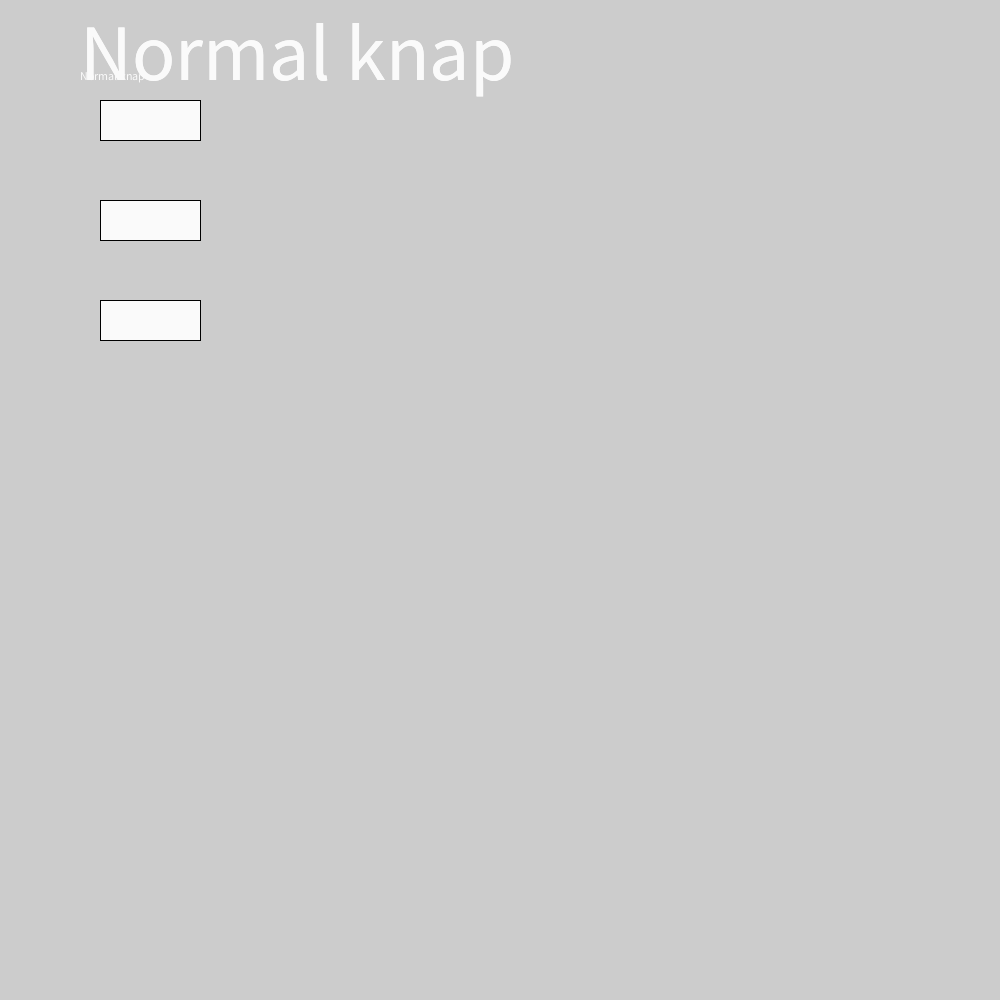
Frame 1 (no input)
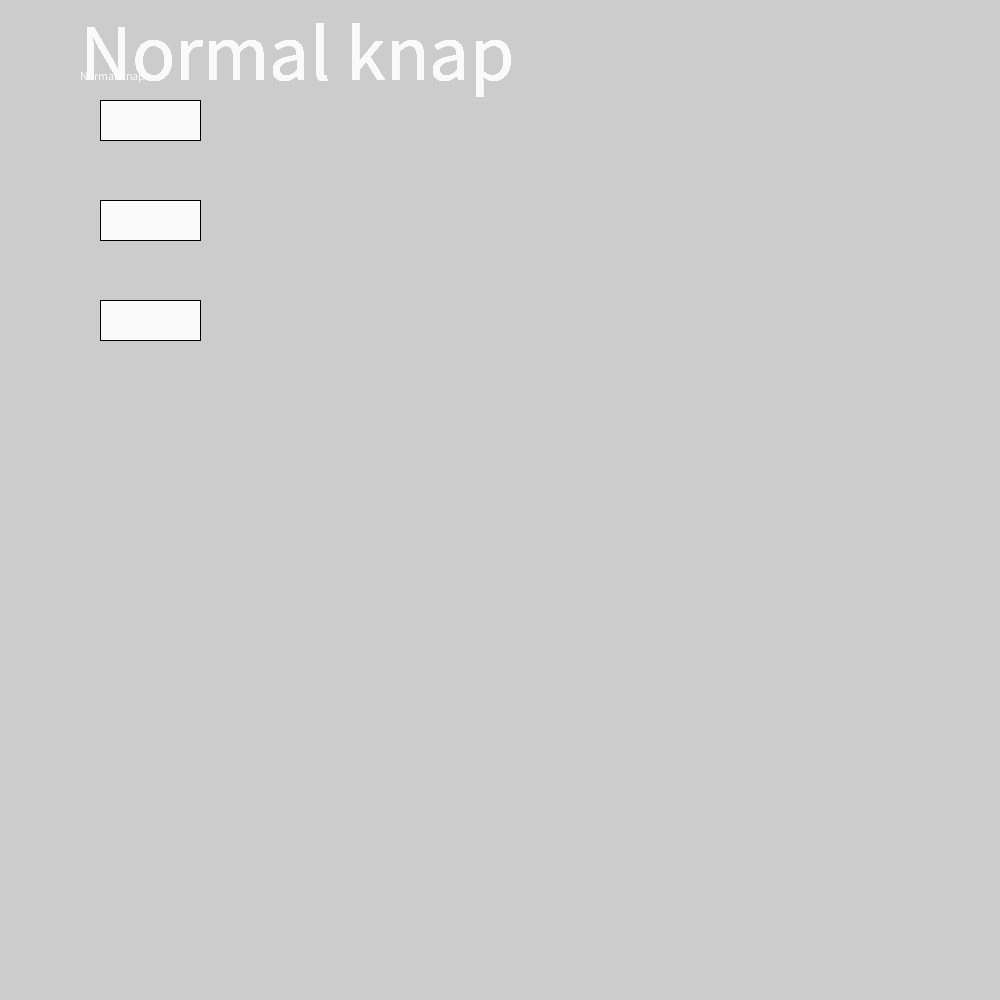
Frame 60 (the mouse pressed at the canvas centre just before this capture)
Frame 120 (the mouse held since frame 60 and released just before this capture): identical to frame 60, image omitted

The Processing sketch that drew these frames (run headless with seeded random() and noise(); from frame 60 on, the mouse is pressed at the canvas centre):

// Processing sketch: GUI_lib_2
// ── GUI_lib_2.pde
 almknap almknap = new almknap(100,100,100,40);
 almknap almknap2 = new almknap(100,200,100,40);
 almknap almknap3 = new almknap(100,300,100,40);



 void setup(){
  size(1000,1000); 
 }
 
 void draw(){
    almknap.visknap(); 
        almknap2.visknap(); 

        almknap3.visknap(); 

 }
 
 
void mousePressed(){
   almknap.tryk(); 
   almknap2.tryk(); 
    almknap3.tryk();
            

}


void mouseReleased(){
 almknap.released(); 
  almknap2.released(); 
  almknap3.released(); 

}

// ── almknap.pde
class sup{
 
//alm knap
int knapxalm;
int knapyalm;

//tog knap
int knapxtog;
int knapytog;
  
//knap størrelse
int knapb;
int knaph;

boolean OverKnap = false;
    
}

// ── class_almknap.pde
class almknap extends sup{  
   
  
  almknap(int x, int y, int b, int h){
    knapxalm = x;
    knapyalm = y;
    knapb = b;
    knaph = h;
  }
  
  void tryk(){
    println("tryk");
    if (mouseX > knapxalm && mouseX < knapxalm + knapb &&
        mouseY > knapyalm && mouseY < knapyalm + knaph){
    OverKnap = true;
   
  }
}

void released(){
 OverKnap = false; 
}

  void visknap(){
   int fillvalue;
  /* knapxalm = 200; 
   knapyalm = 350;
   knapb = 200;
   knaph = 100;*/
    
      if(OverKnap == true){
   fillvalue = 0;
  }else{
    fillvalue = 250;
}
 fill(fillvalue);
    
  rect(knapxalm, knapyalm, knapb, knaph);
    
    text("Normal knap ", 80, 80);
    textSize(80);
 
 }
 
}
